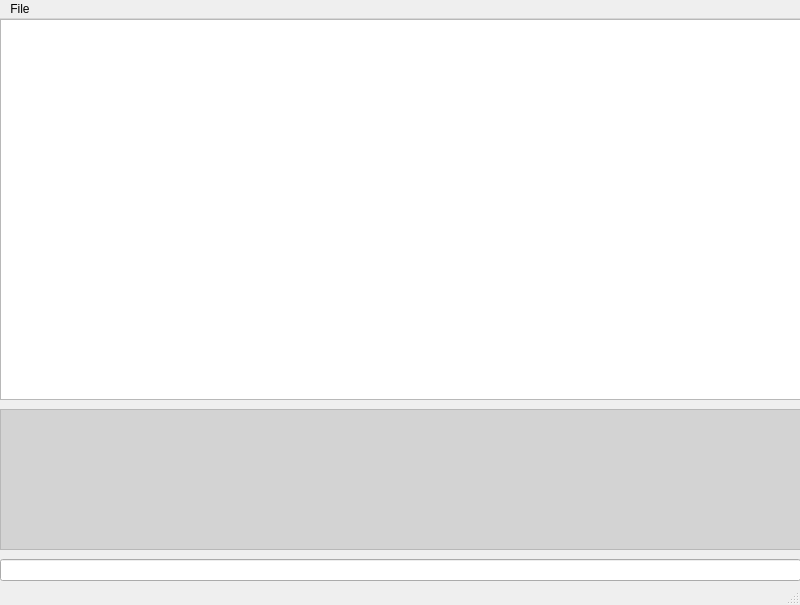
<?xml version="1.0" encoding="UTF-8"?>
<ui version="4.0">
 <class>MainWindow</class>
 <widget class="QMainWindow" name="MainWindow">
  <property name="geometry">
   <rect>
    <x>0</x>
    <y>0</y>
    <width>800</width>
    <height>605</height>
   </rect>
  </property>
  <property name="windowTitle">
   <string>PacketChat</string>
  </property>
  <widget class="QWidget" name="centralwidget">
   <widget class="QTextBrowser" name="tbChat">
    <property name="geometry">
     <rect>
      <x>0</x>
      <y>0</y>
      <width>801</width>
      <height>381</height>
     </rect>
    </property>
   </widget>
   <widget class="QLineEdit" name="lineEdit">
    <property name="geometry">
     <rect>
      <x>0</x>
      <y>540</y>
      <width>801</width>
      <height>22</height>
     </rect>
    </property>
    <property name="clearButtonEnabled">
     <bool>true</bool>
    </property>
   </widget>
   <widget class="QTextBrowser" name="tbMonitor">
    <property name="geometry">
     <rect>
      <x>0</x>
      <y>390</y>
      <width>801</width>
      <height>141</height>
     </rect>
    </property>
    <property name="autoFillBackground">
     <bool>false</bool>
    </property>
    <property name="html">
     <string>&lt;!DOCTYPE HTML PUBLIC &quot;-//W3C//DTD HTML 4.0//EN&quot; &quot;http://www.w3.org/TR/REC-html40/strict.dtd&quot;&gt;
&lt;html&gt;&lt;head&gt;&lt;meta name=&quot;qrichtext&quot; content=&quot;1&quot; /&gt;&lt;meta charset=&quot;utf-8&quot; /&gt;&lt;style type=&quot;text/css&quot;&gt;
p, li { white-space: pre-wrap; }
hr { height: 1px; border-width: 0; }
li.unchecked::marker { content: &quot;\2610&quot;; }
li.checked::marker { content: &quot;\2612&quot;; }
&lt;/style&gt;&lt;/head&gt;&lt;body style=&quot; font-family:'Segoe UI'; font-size:9pt; font-weight:400; font-style:normal;&quot; bgcolor=&quot;#d3d3d3&quot;&gt;
&lt;p style=&quot;-qt-paragraph-type:empty; margin-top:0px; margin-bottom:0px; margin-left:0px; margin-right:0px; -qt-block-indent:0; text-indent:0px;&quot;&gt;&lt;br /&gt;&lt;/p&gt;&lt;/body&gt;&lt;/html&gt;</string>
    </property>
   </widget>
  </widget>
  <widget class="QMenuBar" name="menubar">
   <property name="geometry">
    <rect>
     <x>0</x>
     <y>0</y>
     <width>800</width>
     <height>22</height>
    </rect>
   </property>
   <widget class="QMenu" name="menuFile">
    <property name="title">
     <string>File</string>
    </property>
    <addaction name="actionSettings"/>
    <addaction name="separator"/>
    <addaction name="actionExit"/>
   </widget>
   <addaction name="menuFile"/>
  </widget>
  <widget class="QStatusBar" name="statusbar"/>
  <action name="actionExit">
   <property name="text">
    <string>Exit</string>
   </property>
  </action>
  <action name="actionSettings">
   <property name="text">
    <string>Settings</string>
   </property>
  </action>
 </widget>
 <resources/>
 <connections/>
</ui>
